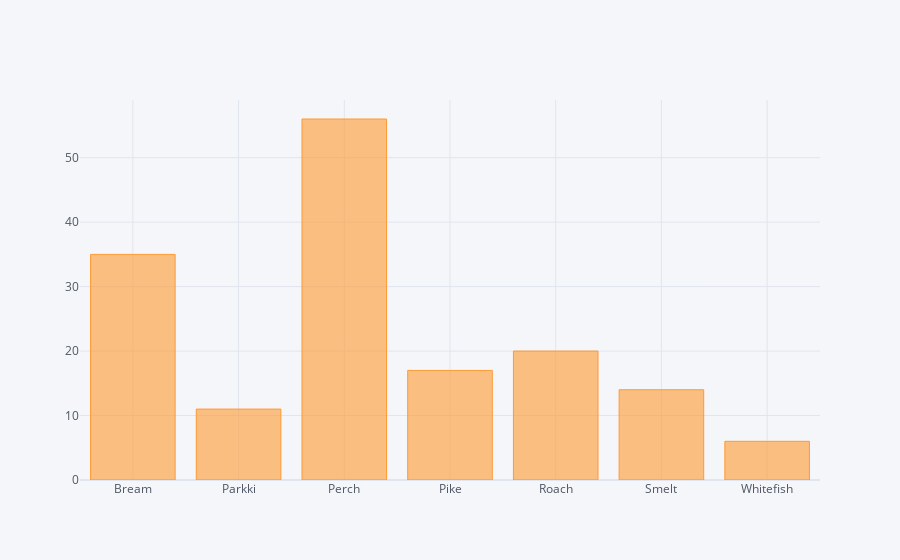

Here is the notebook cell this chart was saved with:
### Markdown cell above
Next, a bar chart is plotted using plotly
We can see that Perch and Bream have the highest count among our dataset and WhiteFish and Parkiki have the lowest

### Code cell
df.groupby('Species')['Weight'].count().iplot(kind = 'bar')

### Figure 1 — Plotly figure (JSON) as saved in the notebook; plotly's stock layout.template omitted (floating-point values rounded to 4 significant figures)
{"data": [{"marker": {"color": "rgba(255, 153, 51, 0.6)", "line": {"color": "rgba(255, 153, 51, 1.0)", "width": 1}}, "name": "Weight", "orientation": "v", "text": "", "type": "bar", "x": ["Bream", "Parkki", "Perch", "Pike", "Roach", "Smelt", "Whitefish"], "y": [35, 11, 56, 17, 20, 14, 6]}], "layout": {"legend": {"bgcolor": "#F5F6F9", "font": {"color": "#4D5663"}}, "paper_bgcolor": "#F5F6F9", "plot_bgcolor": "#F5F6F9", "title": {"font": {"color": "#4D5663"}}, "xaxis": {"gridcolor": "#E1E5ED", "showgrid": true, "tickfont": {"color": "#4D5663"}, "title": {"font": {"color": "#4D5663"}, "text": ""}, "zerolinecolor": "#E1E5ED"}, "yaxis": {"gridcolor": "#E1E5ED", "showgrid": true, "tickfont": {"color": "#4D5663"}, "title": {"font": {"color": "#4D5663"}, "text": ""}, "zerolinecolor": "#E1E5ED"}}}
